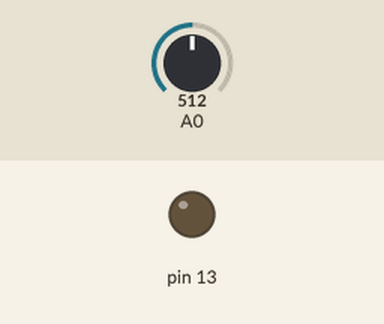
This sketch was run on a simulated Arduino Uno, built with avr-gcc and run on an emulated ATmega328P. On the bench: output pins drawn as LEDs (lit = HIGH). Inputs (shaded band) come from the test bench; at power-on: A0 = 512.

Above: at 1.2 s.
1.3 s: A0 set to 539
2.8 s: A0 set to 574
At 3.8 s:
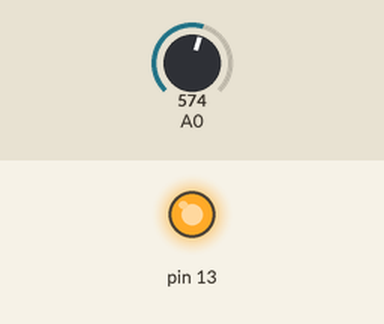
4.3 s: A0 set to 511
At 5.1 s:
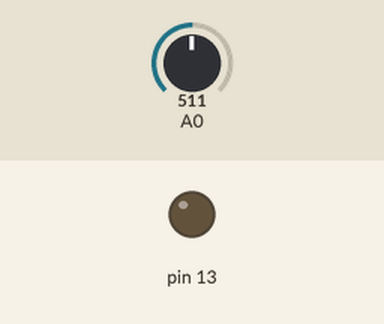
5.9 s: A0 set to 716
At 6.3 s:
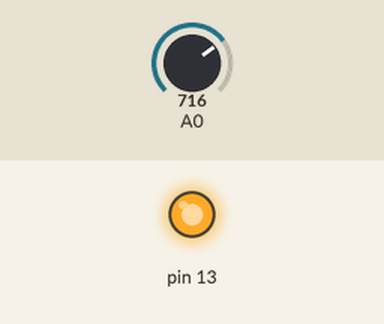
Timing chart, 0 to 8.5 s (numbered marks = the images above; inputs shaded):
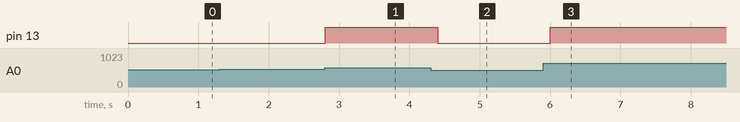

The sketch:

smartfarming.ino
```cpp
int ACWATERPUMP = 13;
int sensor = A0;
int val=0;
void setup() {

pinMode(13,OUTPUT);
pinMode(A0,INPUT);
Serial.begin(9600);
}

void loop() {
val = analogRead(A0);
  val=map(val,550,10,0,100);
if(val <0)
{
  digitalWrite(13,HIGH);
}
else
{
digitalWrite(13,LOW);
}
delay(400);
}
```

Measured:
- the behaviour switches between 555 and 556 on A0 (found by bisection; images 0 and 1)
- after the input at 1.3 s, every drawn part: stays the same
- after the input at 2.8 s, pin 13: LOW → HIGH at once
- after the input at 4.3 s, pin 13: HIGH → LOW after 0.10 s
- after the input at 5.9 s, pin 13: LOW → HIGH after 0.10 s
